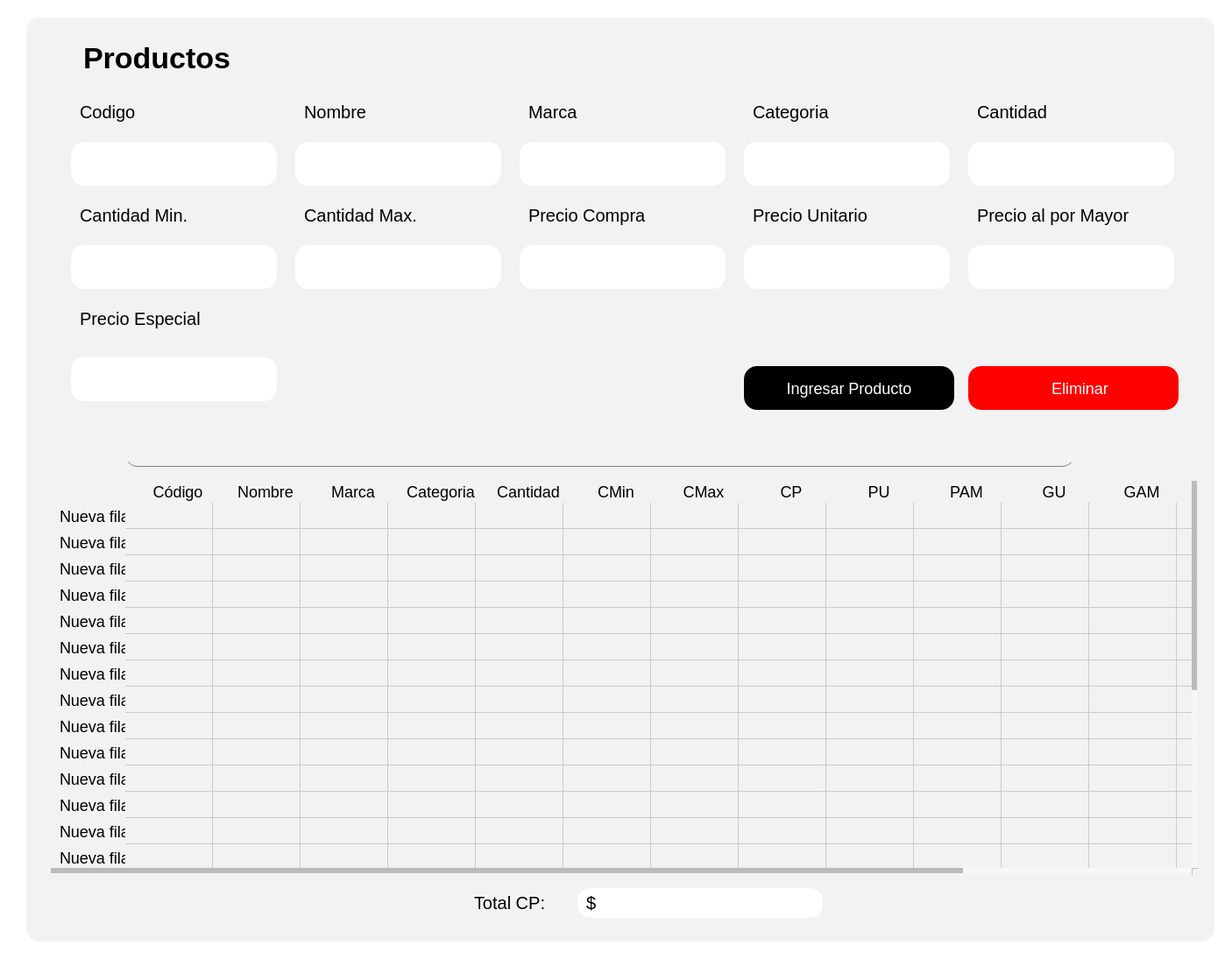
<?xml version="1.0" encoding="UTF-8"?>
<ui version="4.0">
 <class>Productos</class>
 <widget class="QWidget" name="Productos">
  <property name="geometry">
   <rect>
    <x>0</x>
    <y>0</y>
    <width>1402</width>
    <height>1095</height>
   </rect>
  </property>
  <property name="sizePolicy">
   <sizepolicy hsizetype="Preferred" vsizetype="Fixed">
    <horstretch>0</horstretch>
    <verstretch>0</verstretch>
   </sizepolicy>
  </property>
  <property name="windowTitle">
   <string>Form</string>
  </property>
  <property name="styleSheet">
   <string notr="true">background-color: rgb(255, 255, 255);
</string>
  </property>
  <layout class="QHBoxLayout" name="horizontalLayout">
   <item>
    <widget class="QWidget" name="Contenedor" native="true">
     <property name="styleSheet">
      <string notr="true">
QPushButton {
    background-color: black; /* Fondo blanco */
    border: none; /* Sin borde ni decoración inicial */
    color:  white; /* Color del texto */
    border-radius: 15px; /* Bordes circulares */
    padding: 5px 10px; /* Espaciado interno para mejor apariencia */
	height: 40px; /* Altura del botón */
    text-align: center; /* Alinea el texto del botón a la izquierda */
    font-size: 18px; /* Tamaño de fuente */
	margin-top:20px;
}

QPushButton:hover {
    background-color: rgb(106, 106, 106); /* Gris claro al pasar el mouse */
    cursor: pointer; /* Cursor de mano al pasar sobre el botón */
}

QToolButton {
    background-color: white; /* Fondo blanco */
    border: none; /* Sin borde ni decoración inicial */
    color:  rgb(50, 50, 50); /* Color del texto */
    border-radius: 15px; /* Bordes circulares */
    padding: 5px 10px; /* Espaciado interno para mejor apariencia */
	height: 40px; /* Altura del botón */
    text-align: left; /* Alinea el texto del botón a la izquierda */
    font-size: 18px; /* Tamaño de fuente */
    cursor: pointer;
}

QToolButton:hover {
    background-color: #f2f2f2; /* Gris claro al pasar el mouse */
    cursor: pointer;
}
QLineEdit {
    background-color: rgb(255, 255, 255); /* Fondo blanco */
    border: none; /* Sin bordes visibles */
    padding: 4px; /* Espaciado interno entre el texto y los bordes */
    margin-right: 5px; /* Espaciado externo solo a la derecha */
    border-radius: 10px; /* Bordes redondeados */
    color: black; /* Texto negro */
    text-align: left; /* Texto alineado a la izquierda */
    font-size: 18px; /* Tamaño del texto */
}

/* Cuando el QLineEdit está enfocado (se está escribiendo) */
QLineEdit:focus {
    background-color: rgb(230, 230, 250); /* Color de fondo cuando el campo está activo */
    border: 1px solid rgb(0, 0, 0); /* Borde negro al estar activo */
}

QLabel {
    font-size: 20px; /* Tamaño de fuente */
    color:  black; /* Color del texto */
    margin-right: 10px; /* Espaciado a la derecha */
    padding: 5px; /* Espaciado interno */
    text-align: left; /* Alineación del texto a la izquierda */
}
QTableWidget {
    border: none;
    background-color: #ffffff; /* Fondo blanco para la tabla */
    box-shadow: 0 4px 8px rgba(0, 0, 0, 0.1); /* Sombra suave alrededor de la tabla */
}

QTableWidget::item {
    background-color: #f2f2f2; 
    border: none; 
    transition: background-color 0.3s ease; /* Suavizado de transición de color de fondo */
    pointer-events: none; /* Desactiva la interacción con las celdas (como editar) */
}

QTableWidget::item:selected {
    background-color: #aad4ff; /* Color azul claro para celdas seleccionadas */
    color: black; /* Texto negro para celdas seleccionadas */
}

QTableWidget::item:hover {
    background-color: #e6e6e6; /* Color de fondo al pasar el cursor sobre las celdas */
}

QHeaderView::section {
    border: none; 
    background-color: #f2f2f2; 
    font-weight: normal; /* No negritas */
    text-align: center; /* Centrado del texto en los encabezados */
    box-shadow: 0 2px 4px rgba(0, 0, 0, 0.1); /* Sombra suave para los encabezados */
}

QHeaderView::section:focus {
    background-color: #f2f2f2; /* Sin color de fondo cuando está en foco */
    border: none; /* Sin borde cuando está en foco */
}

QTableWidget::item:focus {
    border: none; /* Sin borde cuando las celdas tienen el foco */
    background-color: #f2f2f2; /* Mantener el fondo sin color azul */
}

QTableCornerButton::section {
    background-color: #f2f2f2; 
    border: none; 
}

QTableWidget::verticalHeader {
    background-color: #f2f2f2;
    border: none;
    font-weight: normal; /* No negritas */
}

QTableWidget::item:hover {
    background-color: #e6e6e6; /* Color de fondo al pasar el cursor sobre las celdas */
}

/* Personalización de la barra de desplazamiento */
QScrollBar:vertical {
    border: none;
    background: #f7f7f7; /* Fondo de la barra */
    width: 8px; /* Barra más delgada */
    border-radius: 4px; /* Bordes más redondeados */
}

QScrollBar::handle:vertical {
    background: #bbb; /* Fondo del control deslizante */
    min-height: 20px; /* Control deslizante más delgado */
    border-radius: 4px; /* Bordes redondeados */
    transition: background-color 0.3s ease; /* Transición suave para el cambio de color */
}

QScrollBar::handle:vertical:hover {
    background: #888; /* Color más oscuro cuando el control deslizante está siendo desplazado */
}

QScrollBar::add-line:vertical, QScrollBar::sub-line:vertical {
    border: none;
    background: #f2f2f2; /* Fondo para los botones de la barra */
    height: 0px; /* Sin altura para los botones */
}

QScrollBar:horizontal {
    border: none;
    background: #f7f7f7; /* Fondo de la barra */
    height: 8px; /* Barra más delgada */
    border-radius: 4px; /* Bordes más redondeados */
}

QScrollBar::handle:horizontal {
    background: #bbb; /* Fondo del control deslizante */
    min-width: 20px; /* Control deslizante más delgado */
    border-radius: 4px; /* Bordes redondeados */
    transition: background-color 0.3s ease; /* Transición suave para el cambio de color */
}

QScrollBar::handle:horizontal:hover {
    background: #888; /* Color más oscuro cuando el control deslizante está siendo desplazado */
}

QScrollBar::add-line:horizontal, QScrollBar::sub-line:horizontal {
    border: none;
    background: #f2f2f2; /* Fondo para los botones de la barra */
    width: 0px; /* Sin ancho para los botones */
}


</string>
     </property>
     <layout class="QHBoxLayout" name="horizontalLayout_2">
      <item>
       <widget class="QStackedWidget" name="Contenido">
        <property name="styleSheet">
         <string notr="true">margin-left:10px;
border-radius:15px;
background-color: #f2f2f2; 
</string>
        </property>
        <widget class="QWidget" name="ContenidoPage1">
         <layout class="QVBoxLayout" name="verticalLayout_2">
          <item>
           <widget class="QWidget" name="widget_3" native="true">
            <property name="styleSheet">
             <string notr="true"/>
            </property>
            <layout class="QGridLayout" name="gridLayout">
             <item row="0" column="0">
              <layout class="QGridLayout" name="gridLayout_2">
               <item row="8" column="3">
                <widget class="QPushButton" name="BtnIngresarProducto">
                 <property name="cursor">
                  <cursorShape>PointingHandCursor</cursorShape>
                 </property>
                 <property name="styleSheet">
                  <string notr="true">
QPushButton {
    background-color: black; /* Fondo blanco */
    border: none; /* Sin borde ni decoración inicial */
    color:  white; /* Color del texto */
    border-radius: 15px; /* Bordes circulares */
    padding: 5px 10px; /* Espaciado interno para mejor apariencia */
	height: 40px; /* Altura del botón */
    text-align: center; /* Alinea el texto del botón a la izquierda */
    font-size: 18px; /* Tamaño de fuente */
	margin-top:20px;
}

QPushButton:hover {
    background-color: rgb(106, 106, 106); /* Gris claro al pasar el mouse */
    cursor: pointer; /* Cursor de mano al pasar sobre el botón */
}</string>
                 </property>
                 <property name="text">
                  <string>Ingresar Producto</string>
                 </property>
                </widget>
               </item>
               <item row="5" column="5">
                <widget class="QLineEdit" name="InputPrecioMayor">
                 <property name="sizePolicy">
                  <sizepolicy hsizetype="Preferred" vsizetype="Preferred">
                   <horstretch>0</horstretch>
                   <verstretch>0</verstretch>
                  </sizepolicy>
                 </property>
                 <property name="styleSheet">
                  <string notr="true">background-color: rgb(255, 255, 255);</string>
                 </property>
                </widget>
               </item>
               <item row="8" column="5">
                <widget class="QPushButton" name="BtnEliminar">
                 <property name="cursor">
                  <cursorShape>PointingHandCursor</cursorShape>
                 </property>
                 <property name="styleSheet">
                  <string notr="true">
QPushButton {
    background-color: red; /* Fondo blanco */
    border: none; /* Sin borde ni decoración inicial */
    color:  white; /* Color del texto */
    border-radius: 15px; /* Bordes circulares */
    padding: 5px 10px; /* Espaciado interno para mejor apariencia */
	height: 40px; /* Altura del botón */
    text-align: center; /* Alinea el texto del botón a la izquierda */
    font-size: 18px; /* Tamaño de fuente */
	margin-top:20px;
    cursor: pointer; /* Cursor de mano al pasar sobre el botón */
}

QPushButton:hover {
    background-color: rgb(106, 106, 106); /* Gris claro al pasar el mouse */
    cursor: pointer; /* Cursor de mano al pasar sobre el botón */
}</string>
                 </property>
                 <property name="text">
                  <string>   Eliminar</string>
                 </property>
                 <property name="icon">
                  <iconset>
                   <normaloff>../../assets/iconos/eliminar.png</normaloff>../../assets/iconos/eliminar.png</iconset>
                 </property>
                 <property name="iconSize">
                  <size>
                   <width>30</width>
                   <height>30</height>
                  </size>
                 </property>
                </widget>
               </item>
               <item row="5" column="0">
                <widget class="QLineEdit" name="InputCantidadMin">
                 <property name="sizePolicy">
                  <sizepolicy hsizetype="Fixed" vsizetype="Fixed">
                   <horstretch>0</horstretch>
                   <verstretch>0</verstretch>
                  </sizepolicy>
                 </property>
                 <property name="minimumSize">
                  <size>
                   <width>250</width>
                   <height>50</height>
                  </size>
                 </property>
                 <property name="maximumSize">
                  <size>
                   <width>250</width>
                   <height>50</height>
                  </size>
                 </property>
                 <property name="styleSheet">
                  <string notr="true">background-color: rgb(255, 255, 255);</string>
                 </property>
                </widget>
               </item>
               <item row="4" column="1">
                <widget class="QLabel" name="label_2">
                 <property name="text">
                  <string>Cantidad Max.</string>
                 </property>
                </widget>
               </item>
               <item row="5" column="1">
                <widget class="QLineEdit" name="InputCantidadMax">
                 <property name="sizePolicy">
                  <sizepolicy hsizetype="Preferred" vsizetype="Preferred">
                   <horstretch>0</horstretch>
                   <verstretch>0</verstretch>
                  </sizepolicy>
                 </property>
                 <property name="styleSheet">
                  <string notr="true">background-color: rgb(255, 255, 255);</string>
                 </property>
                </widget>
               </item>
               <item row="4" column="5">
                <widget class="QLabel" name="label_10">
                 <property name="text">
                  <string>Precio al por Mayor</string>
                 </property>
                </widget>
               </item>
               <item row="2" column="5">
                <widget class="QLabel" name="label">
                 <property name="text">
                  <string>Cantidad</string>
                 </property>
                </widget>
               </item>
               <item row="4" column="3">
                <widget class="QLabel" name="label_9">
                 <property name="text">
                  <string>Precio Unitario</string>
                 </property>
                </widget>
               </item>
               <item row="2" column="3">
                <widget class="QLabel" name="label_7">
                 <property name="text">
                  <string>Categoria</string>
                 </property>
                </widget>
               </item>
               <item row="4" column="0">
                <widget class="QLabel" name="label_8">
                 <property name="text">
                  <string>Cantidad Min.</string>
                 </property>
                </widget>
               </item>
               <item row="2" column="1">
                <widget class="QLabel" name="label_5">
                 <property name="text">
                  <string>Nombre</string>
                 </property>
                </widget>
               </item>
               <item row="3" column="2">
                <widget class="QLineEdit" name="InputMarca">
                 <property name="sizePolicy">
                  <sizepolicy hsizetype="Fixed" vsizetype="Fixed">
                   <horstretch>0</horstretch>
                   <verstretch>0</verstretch>
                  </sizepolicy>
                 </property>
                 <property name="minimumSize">
                  <size>
                   <width>250</width>
                   <height>50</height>
                  </size>
                 </property>
                 <property name="maximumSize">
                  <size>
                   <width>250</width>
                   <height>50</height>
                  </size>
                 </property>
                 <property name="styleSheet">
                  <string notr="true">background-color: rgb(255, 255, 255);</string>
                 </property>
                </widget>
               </item>
               <item row="4" column="2">
                <widget class="QLabel" name="label_4">
                 <property name="text">
                  <string>Precio Compra</string>
                 </property>
                </widget>
               </item>
               <item row="2" column="0">
                <widget class="QLabel" name="label_3">
                 <property name="text">
                  <string>Codigo</string>
                 </property>
                </widget>
               </item>
               <item row="5" column="2">
                <widget class="QLineEdit" name="InputPrecioCompra">
                 <property name="sizePolicy">
                  <sizepolicy hsizetype="Preferred" vsizetype="Preferred">
                   <horstretch>0</horstretch>
                   <verstretch>0</verstretch>
                  </sizepolicy>
                 </property>
                 <property name="styleSheet">
                  <string notr="true">background-color: rgb(255, 255, 255);</string>
                 </property>
                </widget>
               </item>
               <item row="3" column="0">
                <widget class="QLineEdit" name="InputCodigo">
                 <property name="sizePolicy">
                  <sizepolicy hsizetype="Fixed" vsizetype="Fixed">
                   <horstretch>0</horstretch>
                   <verstretch>0</verstretch>
                  </sizepolicy>
                 </property>
                 <property name="minimumSize">
                  <size>
                   <width>250</width>
                   <height>50</height>
                  </size>
                 </property>
                 <property name="maximumSize">
                  <size>
                   <width>250</width>
                   <height>50</height>
                  </size>
                 </property>
                 <property name="styleSheet">
                  <string notr="true">background-color: rgb(255, 255, 255);</string>
                 </property>
                </widget>
               </item>
               <item row="3" column="5">
                <widget class="QLineEdit" name="InputCantidad">
                 <property name="sizePolicy">
                  <sizepolicy hsizetype="Fixed" vsizetype="Fixed">
                   <horstretch>0</horstretch>
                   <verstretch>0</verstretch>
                  </sizepolicy>
                 </property>
                 <property name="minimumSize">
                  <size>
                   <width>250</width>
                   <height>50</height>
                  </size>
                 </property>
                 <property name="maximumSize">
                  <size>
                   <width>250</width>
                   <height>50</height>
                  </size>
                 </property>
                 <property name="styleSheet">
                  <string notr="true">background-color: rgb(255, 255, 255);</string>
                 </property>
                </widget>
               </item>
               <item row="3" column="3">
                <widget class="QLineEdit" name="InputCategoria">
                 <property name="sizePolicy">
                  <sizepolicy hsizetype="Fixed" vsizetype="Fixed">
                   <horstretch>0</horstretch>
                   <verstretch>0</verstretch>
                  </sizepolicy>
                 </property>
                 <property name="minimumSize">
                  <size>
                   <width>250</width>
                   <height>50</height>
                  </size>
                 </property>
                 <property name="maximumSize">
                  <size>
                   <width>250</width>
                   <height>50</height>
                  </size>
                 </property>
                 <property name="styleSheet">
                  <string notr="true">background-color: rgb(255, 255, 255);</string>
                 </property>
                </widget>
               </item>
               <item row="0" column="0">
                <widget class="QLabel" name="LabelVentasA">
                 <property name="styleSheet">
                  <string notr="true">#LabelVentasA {
    font-weight: bold; /* Negrita */
    font-size: 34px; /* Tamaño de fuente */
}
</string>
                 </property>
                 <property name="text">
                  <string>Productos</string>
                 </property>
                </widget>
               </item>
               <item row="5" column="3">
                <widget class="QLineEdit" name="InputPrecioUnitario">
                 <property name="sizePolicy">
                  <sizepolicy hsizetype="Preferred" vsizetype="Preferred">
                   <horstretch>0</horstretch>
                   <verstretch>0</verstretch>
                  </sizepolicy>
                 </property>
                 <property name="styleSheet">
                  <string notr="true">background-color: rgb(255, 255, 255);</string>
                 </property>
                </widget>
               </item>
               <item row="2" column="2">
                <widget class="QLabel" name="label_6">
                 <property name="text">
                  <string>Marca</string>
                 </property>
                </widget>
               </item>
               <item row="3" column="1">
                <widget class="QLineEdit" name="InputNombre">
                 <property name="sizePolicy">
                  <sizepolicy hsizetype="Fixed" vsizetype="Fixed">
                   <horstretch>0</horstretch>
                   <verstretch>0</verstretch>
                  </sizepolicy>
                 </property>
                 <property name="minimumSize">
                  <size>
                   <width>250</width>
                   <height>50</height>
                  </size>
                 </property>
                 <property name="maximumSize">
                  <size>
                   <width>250</width>
                   <height>50</height>
                  </size>
                 </property>
                 <property name="styleSheet">
                  <string notr="true">background-color: rgb(255, 255, 255);</string>
                 </property>
                </widget>
               </item>
               <item row="6" column="0">
                <widget class="QLabel" name="label_13">
                 <property name="text">
                  <string>Precio Especial</string>
                 </property>
                </widget>
               </item>
               <item row="8" column="0">
                <widget class="QLineEdit" name="InputPrecioEspecial">
                 <property name="sizePolicy">
                  <sizepolicy hsizetype="Fixed" vsizetype="Fixed">
                   <horstretch>0</horstretch>
                   <verstretch>0</verstretch>
                  </sizepolicy>
                 </property>
                 <property name="maximumSize">
                  <size>
                   <width>250</width>
                   <height>50</height>
                  </size>
                 </property>
                 <property name="styleSheet">
                  <string notr="true">background-color: rgb(255, 255, 255);</string>
                 </property>
                </widget>
               </item>
              </layout>
             </item>
            </layout>
           </widget>
          </item>
          <item>
           <widget class="QWidget" name="widget" native="true">
            <property name="styleSheet">
             <string notr="true"/>
            </property>
            <layout class="QVBoxLayout" name="verticalLayout_3">
             <item alignment="Qt::AlignHCenter">
              <widget class="QFrame" name="frame_2">
               <property name="sizePolicy">
                <sizepolicy hsizetype="Preferred" vsizetype="Preferred">
                 <horstretch>0</horstretch>
                 <verstretch>0</verstretch>
                </sizepolicy>
               </property>
               <property name="minimumSize">
                <size>
                 <width>1200</width>
                 <height>50</height>
                </size>
               </property>
               <property name="styleSheet">
                <string notr="true"/>
               </property>
               <layout class="QHBoxLayout" name="horizontalLayout_3">
                <item>
                 <widget class="QLineEdit" name="InputBuscador">
                  <property name="sizePolicy">
                   <sizepolicy hsizetype="Fixed" vsizetype="Fixed">
                    <horstretch>0</horstretch>
                    <verstretch>0</verstretch>
                   </sizepolicy>
                  </property>
                  <property name="minimumSize">
                   <size>
                    <width>1100</width>
                    <height>0</height>
                   </size>
                  </property>
                  <property name="styleSheet">
                   <string notr="true">QLineEdit {
    border: none;
    border-bottom: 0.5px solid gray;
}

QLineEdit:focus {
    border: none;
    border-bottom: 1.5px solid black; /* Cambia el color y grosor según desees */
}
</string>
                  </property>
                  <property name="text">
                   <string/>
                  </property>
                 </widget>
                </item>
                <item>
                 <widget class="QLabel" name="label_11">
                  <property name="maximumSize">
                   <size>
                    <width>50</width>
                    <height>50</height>
                   </size>
                  </property>
                  <property name="text">
                   <string/>
                  </property>
                  <property name="pixmap">
                   <pixmap>../../assets/iconos/buscar.png</pixmap>
                  </property>
                  <property name="scaledContents">
                   <bool>true</bool>
                  </property>
                 </widget>
                </item>
               </layout>
              </widget>
             </item>
             <item alignment="Qt::AlignHCenter|Qt::AlignVCenter">
              <widget class="QTableWidget" name="TablaProductos">
               <property name="sizePolicy">
                <sizepolicy hsizetype="Minimum" vsizetype="Fixed">
                 <horstretch>0</horstretch>
                 <verstretch>0</verstretch>
                </sizepolicy>
               </property>
               <property name="minimumSize">
                <size>
                 <width>1320</width>
                 <height>450</height>
                </size>
               </property>
               <property name="font">
                <font>
                 <family>MS Shell Dlg 2</family>
                 <pointsize>11</pointsize>
                 <weight>75</weight>
                 <bold>true</bold>
                </font>
               </property>
               <property name="styleSheet">
                <string notr="true">
QTableWidget {
    border: none;
    box-shadow: 0 4px 8px rgba(0, 0, 0, 0.1); /* Sombra suave alrededor de la tabla */
}

QTableWidget::item {
    background-color: #f2f2f2; 
    border: none; 
    font-size: 18px; /* Tamaño de letra */
    transition: background-color 0.3s ease; /* Suavizado de transición de color de fondo */
    pointer-events: none; /* Desactiva la interacción con las celdas (como editar) */
}

QTableWidget::item:selected {
    background-color: #aad4ff; /* Color azul claro para celdas seleccionadas */
    color: black; /* Texto negro para celdas seleccionadas */
}

QTableWidget::item:hover {
    background-color: #e6e6e6; /* Color de fondo al pasar el cursor sobre las celdas */
}

QHeaderView::section {
    border: none; 
    background-color: #f2f2f2; 
    font-size: 18px; /* Tamaño de letra */
    font-weight: normal; /* No negritas */
    text-align: center; /* Centrado del texto en los encabezados */
    box-shadow: 0 2px 4px rgba(0, 0, 0, 0.1); /* Sombra suave para los encabezados */
}

QHeaderView::section:focus {
    background-color: #f2f2f2; /* Sin color de fondo cuando está en foco */
    border: none; /* Sin borde cuando está en foco */
}

QTableWidget::item:focus {
    border: none; /* Sin borde cuando las celdas tienen el foco */
    background-color: #f2f2f2; /* Mantener el fondo sin color azul */
}

QTableCornerButton::section {
    background-color: #f2f2f2; 
    border: none; 
}

QTableWidget::verticalHeader {
    background-color: #f2f2f2;
    font-size: 23px;
    border: none;
    font-weight: normal; /* No negritas */
}

QTableWidget::item:hover {
    background-color: #e6e6e6; /* Color de fondo al pasar el cursor sobre las celdas */
}
/* Personalización de la barra de desplazamiento */
QScrollBar:vertical {
    border: none;
    background: #f7f7f7; /* Fondo de la barra */
    width: 8px; /* Barra más delgada */
    border-radius: 4px; /* Bordes más redondeados */
    margin: 0px 2px 0px 0px; /* Un pequeño margen para el desplazamiento */
}

QScrollBar::handle:vertical {
    background: #bbb; /* Fondo del control deslizante */
    min-height: 20px; /* Control deslizante más delgado */
    border-radius: 4px; /* Bordes redondeados */
    transition: background-color 0.3s ease; /* Transición suave para el cambio de color */
}

QScrollBar::handle:vertical:hover {
    background: #888; /* Color más oscuro cuando el control deslizante está siendo desplazado */
}

QScrollBar::add-line:vertical, QScrollBar::sub-line:vertical {
    border: none;
    background: #f2f2f2; /* Fondo para los botones de la barra */
    height: 0px; /* Sin altura para los botones */
}

QScrollBar:horizontal {
    border: none;
    background: #f7f7f7; /* Fondo de la barra */
    height: 8px; /* Barra más delgada */
    border-radius: 4px; /* Bordes más redondeados */
    margin: 0px 0px 2px 0px; /* Un pequeño margen para el desplazamiento */
}

QScrollBar::handle:horizontal {
    background: #bbb; /* Fondo del control deslizante */
    min-width: 20px; /* Control deslizante más delgado */
    border-radius: 4px; /* Bordes redondeados */
    transition: background-color 0.3s ease; /* Transición suave para el cambio de color */
}

QScrollBar::handle:horizontal:hover {
    background: #888; /* Color más oscuro cuando el control deslizante está siendo desplazado */
}
</string>
               </property>
               <row>
                <property name="text">
                 <string>Nueva fila</string>
                </property>
               </row>
               <row>
                <property name="text">
                 <string>Nueva fila</string>
                </property>
               </row>
               <row>
                <property name="text">
                 <string>Nueva fila</string>
                </property>
               </row>
               <row>
                <property name="text">
                 <string>Nueva fila</string>
                </property>
               </row>
               <row>
                <property name="text">
                 <string>Nueva fila</string>
                </property>
               </row>
               <row>
                <property name="text">
                 <string>Nueva fila</string>
                </property>
               </row>
               <row>
                <property name="text">
                 <string>Nueva fila</string>
                </property>
               </row>
               <row>
                <property name="text">
                 <string>Nueva fila</string>
                </property>
               </row>
               <row>
                <property name="text">
                 <string>Nueva fila</string>
                </property>
               </row>
               <row>
                <property name="text">
                 <string>Nueva fila</string>
                </property>
               </row>
               <row>
                <property name="text">
                 <string>Nueva fila</string>
                </property>
               </row>
               <row>
                <property name="text">
                 <string>Nueva fila</string>
                </property>
               </row>
               <row>
                <property name="text">
                 <string>Nueva fila</string>
                </property>
               </row>
               <row>
                <property name="text">
                 <string>Nueva fila</string>
                </property>
               </row>
               <row>
                <property name="text">
                 <string>Nueva fila</string>
                </property>
               </row>
               <row>
                <property name="text">
                 <string>Nueva fila</string>
                </property>
               </row>
               <row>
                <property name="text">
                 <string>Nueva fila</string>
                </property>
               </row>
               <row>
                <property name="text">
                 <string>Nueva fila</string>
                </property>
               </row>
               <row>
                <property name="text">
                 <string>Nueva fila</string>
                </property>
               </row>
               <row>
                <property name="text">
                 <string>Nueva fila</string>
                </property>
               </row>
               <row>
                <property name="text">
                 <string>Nueva fila</string>
                </property>
               </row>
               <row>
                <property name="text">
                 <string>Nueva fila</string>
                </property>
               </row>
               <row>
                <property name="text">
                 <string>Nueva fila</string>
                </property>
               </row>
               <row>
                <property name="text">
                 <string>Nueva fila</string>
                </property>
               </row>
               <column>
                <property name="text">
                 <string>Código</string>
                </property>
                <property name="font">
                 <font>
                  <kerning>false</kerning>
                 </font>
                </property>
                <property name="textAlignment">
                 <set>AlignCenter</set>
                </property>
               </column>
               <column>
                <property name="text">
                 <string>Nombre</string>
                </property>
                <property name="textAlignment">
                 <set>AlignCenter</set>
                </property>
               </column>
               <column>
                <property name="text">
                 <string>Marca</string>
                </property>
                <property name="textAlignment">
                 <set>AlignCenter</set>
                </property>
               </column>
               <column>
                <property name="text">
                 <string>Categoria</string>
                </property>
                <property name="textAlignment">
                 <set>AlignCenter</set>
                </property>
               </column>
               <column>
                <property name="text">
                 <string>Cantidad</string>
                </property>
                <property name="textAlignment">
                 <set>AlignCenter</set>
                </property>
               </column>
               <column>
                <property name="text">
                 <string>CMin</string>
                </property>
                <property name="textAlignment">
                 <set>AlignCenter</set>
                </property>
               </column>
               <column>
                <property name="text">
                 <string>CMax</string>
                </property>
                <property name="textAlignment">
                 <set>AlignCenter</set>
                </property>
               </column>
               <column>
                <property name="text">
                 <string>CP</string>
                </property>
                <property name="textAlignment">
                 <set>AlignCenter</set>
                </property>
               </column>
               <column>
                <property name="text">
                 <string>PU</string>
                </property>
                <property name="textAlignment">
                 <set>AlignCenter</set>
                </property>
               </column>
               <column>
                <property name="text">
                 <string>PAM</string>
                </property>
                <property name="textAlignment">
                 <set>AlignCenter</set>
                </property>
               </column>
               <column>
                <property name="text">
                 <string>GU</string>
                </property>
                <property name="textAlignment">
                 <set>AlignCenter</set>
                </property>
               </column>
               <column>
                <property name="text">
                 <string>GAM</string>
                </property>
                <property name="textAlignment">
                 <set>AlignCenter</set>
                </property>
               </column>
               <column>
                <property name="text">
                 <string>Estado</string>
                </property>
                <property name="textAlignment">
                 <set>AlignCenter</set>
                </property>
               </column>
               <column>
                <property name="text">
                 <string>PE</string>
                </property>
                <property name="textAlignment">
                 <set>AlignCenter</set>
                </property>
               </column>
               <column>
                <property name="text">
                 <string>GE</string>
                </property>
                <property name="textAlignment">
                 <set>AlignCenter</set>
                </property>
               </column>
              </widget>
             </item>
             <item alignment="Qt::AlignHCenter">
              <widget class="QWidget" name="widget_2" native="true">
               <property name="sizePolicy">
                <sizepolicy hsizetype="Fixed" vsizetype="Fixed">
                 <horstretch>0</horstretch>
                 <verstretch>0</verstretch>
                </sizepolicy>
               </property>
               <property name="minimumSize">
                <size>
                 <width>500</width>
                 <height>50</height>
                </size>
               </property>
               <property name="styleSheet">
                <string notr="true"/>
               </property>
               <layout class="QHBoxLayout" name="horizontalLayout_6">
                <item alignment="Qt::AlignRight">
                 <widget class="QLabel" name="label_12">
                  <property name="sizePolicy">
                   <sizepolicy hsizetype="Fixed" vsizetype="Fixed">
                    <horstretch>0</horstretch>
                    <verstretch>0</verstretch>
                   </sizepolicy>
                  </property>
                  <property name="text">
                   <string>Total CP:</string>
                  </property>
                 </widget>
                </item>
                <item alignment="Qt::AlignLeft">
                 <widget class="QLabel" name="LabelTotalCp">
                  <property name="sizePolicy">
                   <sizepolicy hsizetype="Fixed" vsizetype="Fixed">
                    <horstretch>0</horstretch>
                    <verstretch>0</verstretch>
                   </sizepolicy>
                  </property>
                  <property name="minimumSize">
                   <size>
                    <width>300</width>
                    <height>30</height>
                   </size>
                  </property>
                  <property name="styleSheet">
                   <string notr="true">background-color: rgb(255, 255, 255);</string>
                  </property>
                  <property name="text">
                   <string>$</string>
                  </property>
                 </widget>
                </item>
               </layout>
              </widget>
             </item>
            </layout>
           </widget>
          </item>
         </layout>
        </widget>
       </widget>
      </item>
     </layout>
    </widget>
   </item>
  </layout>
 </widget>
 <resources/>
 <connections/>
</ui>
